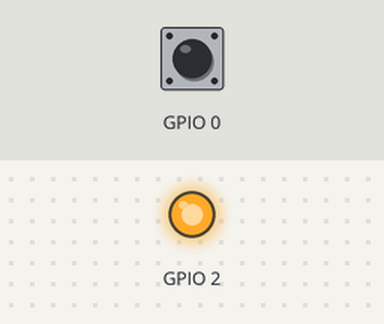
Bench run of a program on a simulated ESP8266 (NodeMCU). Shown: output pins drawn as LEDs (lit = HIGH). Dashed ring = blinking. The inputs (shaded band) are chosen by the test bench; at power-on: GPIO 0 HIGH.

Above: at 1.2 s.
1.3 s: GPIO 0 pulsed LOW 2 times (0.12 s each, 0.3 s apart)
At 2.52 s:
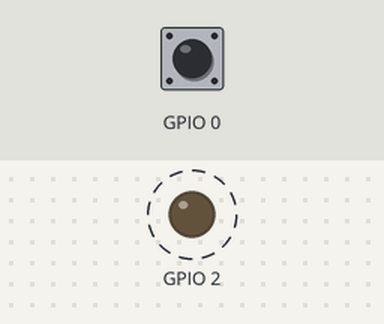
Timing chart, 0 to 10.9 s (numbered marks = the images above; inputs shaded):
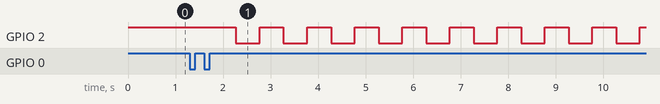

Measured:
- after the input at 1.3 s, GPIO 2: alternates HIGH for 0.50 s and LOW for 0.50 s, starting after 0.97 s

The program:

main.cpp
```cpp
#include <Arduino.h>
#include <OneButton.h>

OneButton button(BTN_PIN, true);
bool ledstate = false ;
bool blink = false;
unsigned long prev = 0 ;
const int delayms = 500;

void toggleLed()
{
    ledstate = !ledstate;
    digitalWrite(LED_PIN , ledstate);
}
void singleClick()
{
    toggleLed();
}
void doubleClick()
{
    blink = !blink;
    if(!blink){
        digitalWrite(LED_PIN , HIGH);
    }
}
void setup() {
    pinMode(BTN_PIN , INPUT_PULLUP);
    pinMode(LED_PIN , OUTPUT);
    digitalWrite(LED_PIN , HIGH);
    button.attachDoubleClick(doubleClick);
    button.attachClick(singleClick);
}

void loop() {
  button.tick();
  if(blink)
  {
    unsigned long now = millis();
    if(now - prev >= delayms)
    {
        toggleLed();
        prev = now ;
    }
  }
}
```
